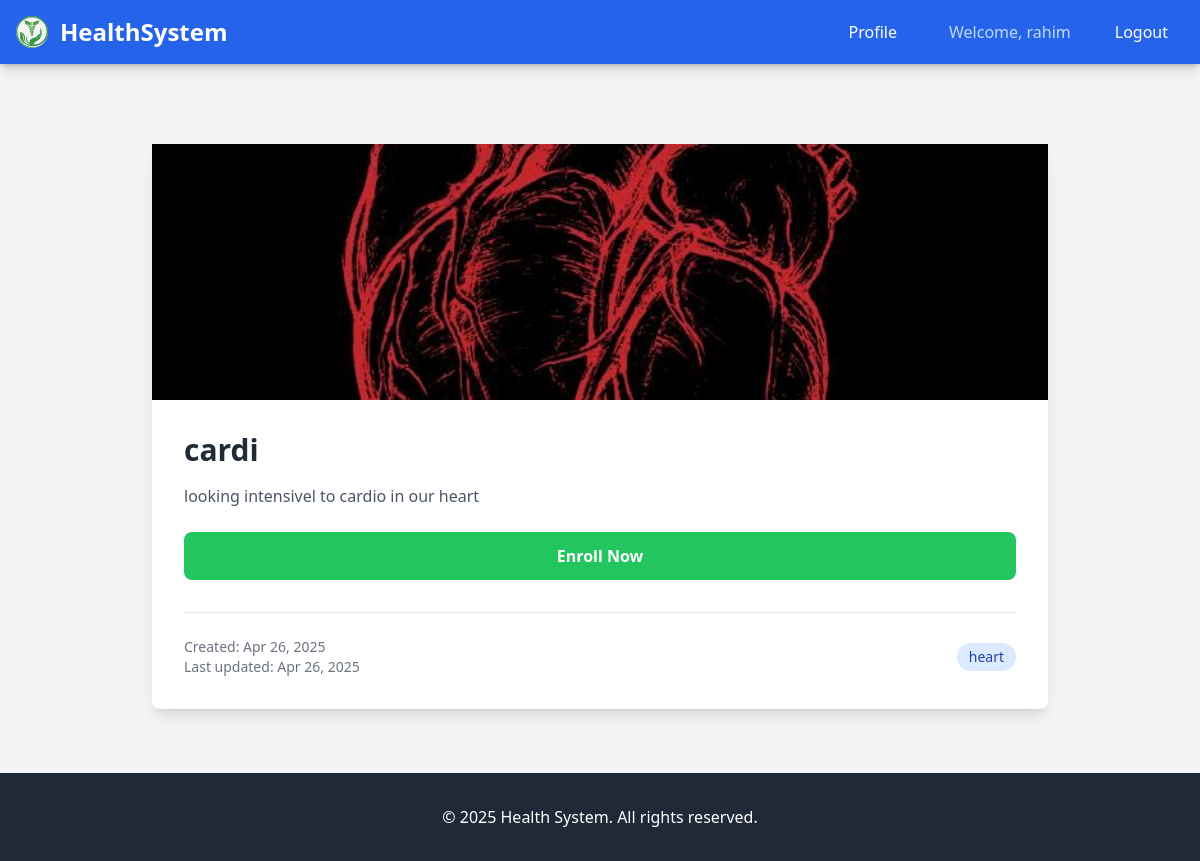
The app's page /program/5/cardi/ (signed in) with its own data.
### users/models.py (models this page shows)
class CustomUser(AbstractUser):
   pass

### health/models.py (models this page shows, shortened)
class Program(models.Model):
    category = models.ForeignKey(Category, related_name="programs", on_delete=models.CASCADE)
    name = models.CharField(max_length=100)
    slug = models.SlugField(max_length=100, unique=True)
    description = models.TextField(blank=True)
    available = models.BooleanField(default=True)
    created = models.DateTimeField(auto_now_add=True)
    updated = models.DateTimeField(auto_now=True)
    image = models.ImageField(upload_to='programs', blank=True, null=True)

class Category(models.Model):
    name = models.CharField(max_length=100)
    slug = models.SlugField(max_length=100, unique=True)
    class Meta:
        verbose_name_plural = 'health_programs'

### health/views.py (the view)
# urls.py: path('program/<int:id>/<slug:slug>/', views.program_detail, name='program_detail'),
def program_detail(request, id, slug):
    program = Program.objects.get(id=id, slug=slug)
    return render(request, 'program/programs/program_detail.html', {
        'program': program
    })

### health/templates/program/programs/program_detail.html (shortened to what this page needs)
{% extends 'base.html' %}
{% load static %}
{% block content %}
<div class="container mx-auto px-4 py-8">
    <div class="max-w-4xl mx-auto bg-white shadow-lg rounded-lg">
        <div class="w-full h-64 bg-gray-100 rounded-t-lg flex items-center justify-center">
            {% if program.image %}
                <img src="{{ program.image.url }}"
                     alt="{{ program.name }}"
                     class="w-full h-full object-cover">
            {% endif %}
        </div>
        <div class="p-8">
            <h1 class="text-3xl font-bold text-gray-800 mb-4">
                {{ program.name }}
            </h1>
            <div class="text-gray-600 mb-6">
                {{ program.description|linebreaks }}
            </div>
            <form method="post" action="{% url 'health:enroll' program.id program.slug %}">
                <button type="submit"
                        class="w-full bg-green-500 hover:bg-green-600 text-white font-bold py-3 px-6 rounded-lg transition-colors duration-300">
                    Enroll Now
                </button>
            </form>
            <div class="mt-8 pt-6 border-t border-gray-200">
                <div class="flex justify-between items-center text-sm text-gray-500">
                    <div>
                        <p>Created: {{ program.created|date:"M d, Y" }}</p>
                        <p>Last updated: {{ program.updated|date:"M d, Y" }}</p>
                    </div>
                    <span class="px-3 py-1 rounded-full bg-blue-100 text-blue-800">
                        {{ program.category.name }}
                    </span>
                </div>
            </div>
        </div>
    </div>
</div>
{% endblock %}

### templates/includes/navbar.html (shortened to what this page needs)
{% load static %}
<nav class="bg-blue-600 text-white shadow-lg">
    <div class="max-w-7xl mx-auto px-4">
        <div class="flex justify-between items-center h-16">
            <div class="flex items-center">
                <a href="{% url 'health:program_list' %}" class="flex items-center hover:text-blue-200 transition-colors duration-300">
                    <img src="{% static 'images/health.jpg' %}" class="h-8 w-8 rounded-full object-cover" alt="Health Icon">
                    <span class="text-2xl font-bold ml-3">HealthSystem</span>
                </a>
            </div>
         <div class="flex items-center gap-6">
                <div class="hidden md:block">
                    <a href="{% url 'profile' %}"
                       class="hover:text-blue-200 transition-colors duration-300 py-2 px-4">
                        Profile
                    </a>
                </div>
                <div class="hidden md:flex items-center gap-6">
                    <div class="flex items-center gap-4">
                        {% if user.is_authenticated %}
                            <span class="text-blue-200 px-3">Welcome, {{ user.username }}</span>
                            <form method="post" action="{% url 'logout' %}">
                                <button class="text-white hover:text-blue-200 transition-colors duration-300 py-2 px-4 rounded hover:bg-blue-700/20"
                                        type="submit">
                                    Logout
                                </button>
                            </form>
                        {% endif %}
                    </div>
                </div>
            </div>
        </div>
    </div>
</nav>

### records on screen
CustomUser: username "rahim"
Program: image (picture), name "cardi", description "looking intensivel to cardio in our heart", created "Apr 26, 2025", updated "Apr 26, 2025", category.name "heart"
